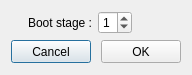
<?xml version="1.0" encoding="UTF-8"?>
<ui version="4.0">
 <class>Dialog</class>
 <widget class="QDialog" name="Dialog">
  <property name="geometry">
   <rect>
    <x>0</x>
    <y>0</y>
    <width>192</width>
    <height>75</height>
   </rect>
  </property>
  <property name="minimumSize">
   <size>
    <width>192</width>
    <height>75</height>
   </size>
  </property>
  <property name="maximumSize">
   <size>
    <width>192</width>
    <height>75</height>
   </size>
  </property>
  <property name="windowTitle">
   <string>Dialog</string>
  </property>
  <layout class="QVBoxLayout" name="verticalLayout">
   <item>
    <layout class="QHBoxLayout" name="horizontalLayout">
     <item>
      <widget class="QLabel" name="label">
       <property name="minimumSize">
        <size>
         <width>81</width>
         <height>21</height>
        </size>
       </property>
       <property name="maximumSize">
        <size>
         <width>81</width>
         <height>21</height>
        </size>
       </property>
       <property name="text">
        <string>Boot stage :</string>
       </property>
       <property name="alignment">
        <set>Qt::AlignRight|Qt::AlignTrailing|Qt::AlignVCenter</set>
       </property>
      </widget>
     </item>
     <item>
      <widget class="QSpinBox" name="bootStageSpinBox">
       <property name="maximum">
        <number>2</number>
       </property>
       <property name="value">
        <number>1</number>
       </property>
      </widget>
     </item>
     <item>
      <spacer name="horizontalSpacer">
       <property name="orientation">
        <enum>Qt::Horizontal</enum>
       </property>
       <property name="sizeHint" stdset="0">
        <size>
         <width>40</width>
         <height>20</height>
        </size>
       </property>
      </spacer>
     </item>
    </layout>
   </item>
   <item>
    <layout class="QHBoxLayout" name="horizontalLayout_2">
     <item>
      <widget class="QPushButton" name="CancelButton">
       <property name="minimumSize">
        <size>
         <width>80</width>
         <height>23</height>
        </size>
       </property>
       <property name="maximumSize">
        <size>
         <width>80</width>
         <height>23</height>
        </size>
       </property>
       <property name="text">
        <string>Cancel</string>
       </property>
      </widget>
     </item>
     <item>
      <spacer name="horizontalSpacer_2">
       <property name="orientation">
        <enum>Qt::Horizontal</enum>
       </property>
       <property name="sizeHint" stdset="0">
        <size>
         <width>40</width>
         <height>20</height>
        </size>
       </property>
      </spacer>
     </item>
     <item>
      <widget class="QPushButton" name="OKButton">
       <property name="minimumSize">
        <size>
         <width>80</width>
         <height>23</height>
        </size>
       </property>
       <property name="maximumSize">
        <size>
         <width>80</width>
         <height>23</height>
        </size>
       </property>
       <property name="text">
        <string>OK</string>
       </property>
      </widget>
     </item>
    </layout>
   </item>
  </layout>
 </widget>
 <resources/>
 <connections/>
</ui>
